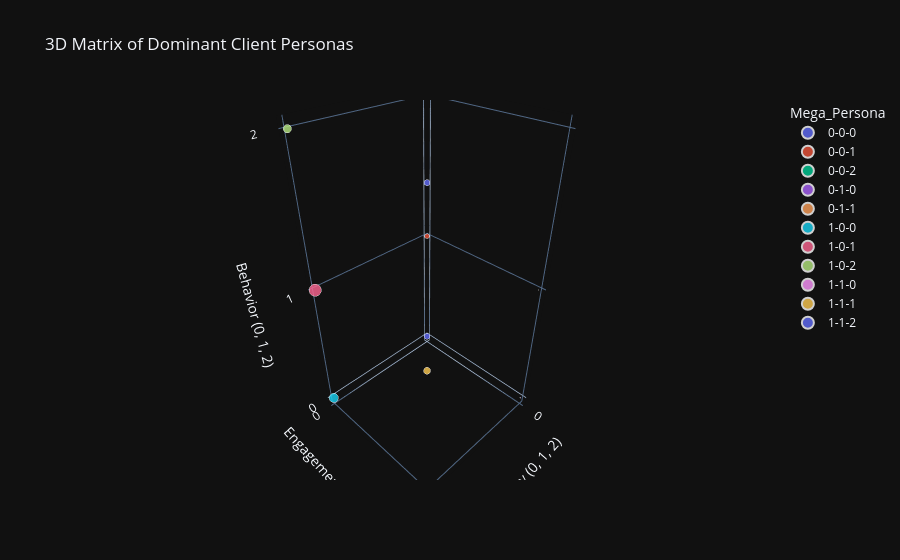

The cell this chart's notebook holds for it:
### Code cell
# THE 3D MATRIX OF MEGA-PERSONAS
# Group by the 3 lenses to get the coordinates and the size (client count) for the bubbles
matrix_df = df_final.groupby(['Lens1_Capacity', 'Lens2_Engagement', 'Lens3_Behavior']).size().reset_index(name='Client_Count')
matrix_df['Mega_Persona'] = matrix_df['Lens1_Capacity'].astype(str) + "-" + matrix_df['Lens2_Engagement'].astype(str) + "-" + matrix_df['Lens3_Behavior'].astype(str)

# Create an interactive 3D Bubble Chart using Plotly
fig_3d = px.scatter_3d(
    matrix_df,
    x='Lens1_Capacity',
    y='Lens2_Engagement',
    z='Lens3_Behavior',
    size='Client_Count',       # Bubble size represents the number of clients
    color='Mega_Persona',      # Different color for each persona combination
    hover_name='Mega_Persona',
    title="3D Matrix of Dominant Client Personas",
    labels={
        'Lens1_Capacity': 'Capacity (0, 1, 2)',
        'Lens2_Engagement': 'Engagement (0, 1, 2)',
        'Lens3_Behavior': 'Behavior (0, 1, 2)'
    },
    opacity=0.8
)

# Force the axes to show only whole numbers (0, 1, 2)
fig_3d.update_layout(
    scene = dict(
        xaxis = dict(tickmode = 'linear', tick0 = 0, dtick = 1),
        yaxis = dict(tickmode = 'linear', tick0 = 0, dtick = 1),
        zaxis = dict(tickmode = 'linear', tick0 = 0, dtick = 1),
    )
)
fig_3d.show()

### Figure 1 — Plotly figure (JSON) as saved in the notebook; plotly's stock layout.template omitted (floating-point values rounded to 4 significant figures)
{"data": [{"hovertemplate": "<b>%{hovertext}</b><br><br>Mega_Persona=0-0-0<br>Capacity (0, 1, 2)=%{x}<br>Engagement (0, 1, 2)=%{y}<br>Behavior (0, 1, 2)=%{z}<br>Client_Count=%{marker.size}<extra></extra>", "hovertext": ["0-0-0"], "legendgroup": "0-0-0", "marker": {"color": "#636efa", "opacity": 0.8, "size": [342], "sizemode": "area", "sizeref": 3.728, "symbol": "circle"}, "mode": "markers", "name": "0-0-0", "scene": "scene", "showlegend": true, "x": [0], "y": [0], "z": [0], "type": "scatter3d"}, {"hovertemplate": "<b>%{hovertext}</b><br><br>Mega_Persona=0-0-1<br>Capacity (0, 1, 2)=%{x}<br>Engagement (0, 1, 2)=%{y}<br>Behavior (0, 1, 2)=%{z}<br>Client_Count=%{marker.size}<extra></extra>", "hovertext": ["0-0-1"], "legendgroup": "0-0-1", "marker": {"color": "#EF553B", "opacity": 0.8, "size": [219], "sizemode": "area", "sizeref": 3.728, "symbol": "circle"}, "mode": "markers", "name": "0-0-1", "scene": "scene", "showlegend": true, "x": [0], "y": [0], "z": [1], "type": "scatter3d"}, {"hovertemplate": "<b>%{hovertext}</b><br><br>Mega_Persona=0-0-2<br>Capacity (0, 1, 2)=%{x}<br>Engagement (0, 1, 2)=%{y}<br>Behavior (0, 1, 2)=%{z}<br>Client_Count=%{marker.size}<extra></extra>", "hovertext": ["0-0-2"], "legendgroup": "0-0-2", "marker": {"color": "#00cc96", "opacity": 0.8, "size": [462], "sizemode": "area", "sizeref": 3.728, "symbol": "circle"}, "mode": "markers", "name": "0-0-2", "scene": "scene", "showlegend": true, "x": [0], "y": [0], "z": [2], "type": "scatter3d"}, {"hovertemplate": "<b>%{hovertext}</b><br><br>Mega_Persona=0-1-0<br>Capacity (0, 1, 2)=%{x}<br>Engagement (0, 1, 2)=%{y}<br>Behavior (0, 1, 2)=%{z}<br>Client_Count=%{marker.size}<extra></extra>", "hovertext": ["0-1-0"], "legendgroup": "0-1-0", "marker": {"color": "#ab63fa", "opacity": 0.8, "size": [5], "sizemode": "area", "sizeref": 3.728, "symbol": "circle"}, "mode": "markers", "name": "0-1-0", "scene": "scene", "showlegend": true, "x": [0], "y": [1], "z": [0], "type": "scatter3d"}, {"hovertemplate": "<b>%{hovertext}</b><br><br>Mega_Persona=0-1-1<br>Capacity (0, 1, 2)=%{x}<br>Engagement (0, 1, 2)=%{y}<br>Behavior (0, 1, 2)=%{z}<br>Client_Count=%{marker.size}<extra></extra>", "hovertext": ["0-1-1"], "legendgroup": "0-1-1", "marker": {"color": "#FFA15A", "opacity": 0.8, "size": [6], "sizemode": "area", "sizeref": 3.728, "symbol": "circle"}, "mode": "markers", "name": "0-1-1", "scene": "scene", "showlegend": true, "x": [0], "y": [1], "z": [1], "type": "scatter3d"}, {"hovertemplate": "<b>%{hovertext}</b><br><br>Mega_Persona=1-0-0<br>Capacity (0, 1, 2)=%{x}<br>Engagement (0, 1, 2)=%{y}<br>Behavior (0, 1, 2)=%{z}<br>Client_Count=%{marker.size}<extra></extra>", "hovertext": ["1-0-0"], "legendgroup": "1-0-0", "marker": {"color": "#19d3f3", "opacity": 0.8, "size": [841], "sizemode": "area", "sizeref": 3.728, "symbol": "circle"}, "mode": "markers", "name": "1-0-0", "scene": "scene", "showlegend": true, "x": [1], "y": [0], "z": [0], "type": "scatter3d"}, {"hovertemplate": "<b>%{hovertext}</b><br><br>Mega_Persona=1-0-1<br>Capacity (0, 1, 2)=%{x}<br>Engagement (0, 1, 2)=%{y}<br>Behavior (0, 1, 2)=%{z}<br>Client_Count=%{marker.size}<extra></extra>", "hovertext": ["1-0-1"], "legendgroup": "1-0-1", "marker": {"color": "#FF6692", "opacity": 0.8, "size": [1491], "sizemode": "area", "sizeref": 3.728, "symbol": "circle"}, "mode": "markers", "name": "1-0-1", "scene": "scene", "showlegend": true, "x": [1], "y": [0], "z": [1], "type": "scatter3d"}, {"hovertemplate": "<b>%{hovertext}</b><br><br>Mega_Persona=1-0-2<br>Capacity (0, 1, 2)=%{x}<br>Engagement (0, 1, 2)=%{y}<br>Behavior (0, 1, 2)=%{z}<br>Client_Count=%{marker.size}<extra></extra>", "hovertext": ["1-0-2"], "legendgroup": "1-0-2", "marker": {"color": "#B6E880", "opacity": 0.8, "size": [679], "sizemode": "area", "sizeref": 3.728, "symbol": "circle"}, "mode": "markers", "name": "1-0-2", "scene": "scene", "showlegend": true, "x": [1], "y": [0], "z": [2], "type": "scatter3d"}, {"hovertemplate": "<b>%{hovertext}</b><br><br>Mega_Persona=1-1-0<br>Capacity (0, 1, 2)=%{x}<br>Engagement (0, 1, 2)=%{y}<br>Behavior (0, 1, 2)=%{z}<br>Client_Count=%{marker.size}<extra></extra>", "hovertext": ["1-1-0"], "legendgroup": "1-1-0", "marker": {"color": "#FF97FF", "opacity": 0.8, "size": [124], "sizemode": "area", "sizeref": 3.728, "symbol": "circle"}, "mode": "markers", "name": "1-1-0", "scene": "scene", "showlegend": true, "x": [1], "y": [1], "z": [0], "type": "scatter3d"}, {"hovertemplate": "<b>%{hovertext}</b><br><br>Mega_Persona=1-1-1<br>Capacity (0, 1, 2)=%{x}<br>Engagement (0, 1, 2)=%{y}<br>Behavior (0, 1, 2)=%{z}<br>Client_Count=%{marker.size}<extra></extra>", "hovertext": ["1-1-1"], "legendgroup": "1-1-1", "marker": {"color": "#FECB52", "opacity": 0.8, "size": [472], "sizemode": "area", "sizeref": 3.728, "symbol": "circle"}, "mode": "markers", "name": "1-1-1", "scene": "scene", "showlegend": true, "x": [1], "y": [1], "z": [1], "type": "scatter3d"}, {"hovertemplate": "<b>%{hovertext}</b><br><br>Mega_Persona=1-1-2<br>Capacity (0, 1, 2)=%{x}<br>Engagement (0, 1, 2)=%{y}<br>Behavior (0, 1, 2)=%{z}<br>Client_Count=%{marker.size}<extra></extra>", "hovertext": ["1-1-2"], "legendgroup": "1-1-2", "marker": {"color": "#636efa", "opacity": 0.8, "size": [352], "sizemode": "area", "sizeref": 3.728, "symbol": "circle"}, "mode": "markers", "name": "1-1-2", "scene": "scene", "showlegend": true, "x": [1], "y": [1], "z": [2], "type": "scatter3d"}], "layout": {"scene": {"domain": {"x": [0.0, 1.0], "y": [0.0, 1.0]}, "xaxis": {"title": {"text": "Capacity (0, 1, 2)"}, "tickmode": "linear", "tick0": 0, "dtick": 1}, "yaxis": {"title": {"text": "Engagement (0, 1, 2)"}, "tickmode": "linear", "tick0": 0, "dtick": 1}, "zaxis": {"title": {"text": "Behavior (0, 1, 2)"}, "tickmode": "linear", "tick0": 0, "dtick": 1}}, "legend": {"title": {"text": "Mega_Persona"}, "tracegroupgap": 0, "itemsizing": "constant"}, "title": {"text": "3D Matrix of Dominant Client Personas"}}}
